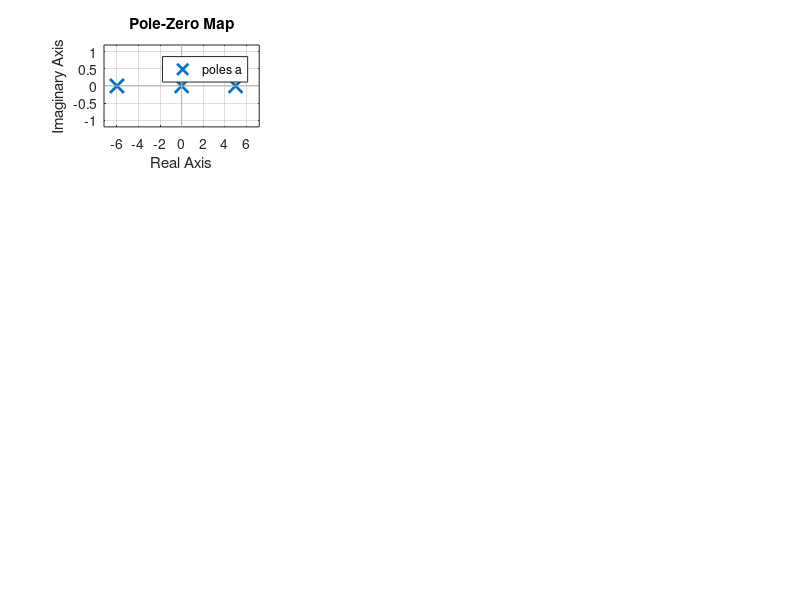

Here is the MATLAB script that generated this plot: (Note: this script raises an error after producing the figure.)
%Priyanshu Lathi

clc;
clear all;
close all;

%a
a=tf([3],[1,1,-30,0])
subplot(4,3,1)
pzmap(a)
pzplot(a)
pole(a)
zero(a)
title('G(s)= 3/(s(s-5)(s+6))')

%b
b=tf([1,0],[1,-4,-9,36,0])
subplot(4,3,2)
pzmap(b)
pzplot(b)
pole(b)
zero(b)
title('G(s)= s/(s(s^2-9)(s-4))')

%c
c=tf([1,-2,0],[1,0,-5,0])
subplot(4,3,3)
pzmap(c)
pzplot(c)
pole(c)
zero(c)
title('G(s)= (s(s-2))/(s(s^2-5))')

% d
d = tf([2], [1, 0, 5, 0])
subplot(4, 3, 4)
pzmap(d)
pzplot(d)
pole(d)
zero(d)
title('G(s) = 2/(s(s^2+5))')

% e
e = tf([1, 0], [1, 12, 52, 48, 192])
subplot(4, 3, 5)
pzmap(e)
pzplot(e)
pole(e)
zero(e)
title('G(s) = s/((s^2+4)(s^2+12s+48))')

% f
f = tf([1, 0, -16, 0], [1, 49, 39, -441, -432])
subplot(4, 3, 6)
pzmap(f)
pzplot(f)
pole(f)
zero(f)
title('G(s) = (s(s^2-16))/((s^2-9)(s^2+49s+48))')

% g
g = tf([1, -5, -16, 80, 0], [1, 0, 3])
subplot(4, 3, 7)
pzmap(g)
pzplot(g)
pole(g)
zero(g)
title('G(s) = (s(s^2-16)(s-5))/(s^2+3)')

% h
h = tf([1, 0, 13, 0], [1, 0, -9])
subplot(4, 3, 8)
pzmap(h)
pzplot(h)
pole(h)
zero(h)
title('G(s) = (s(s^2-13))/(s^2-9)')

% i
i = tf([1, 0, 28, 0, 27], [3])
subplot(4, 3, 9)
pzmap(i)
pzplot(i)
pole(i)
zero(i)
title('G(s) = ((s^2+27)(s^2+1))/3')

% j
j = tf([1, -7, 18, -126, 0, 200], [1, 0, 0])
subplot(4, 3, 11)
pzmap(j)
pzplot(j)
pole(j)
zero(j)
title('G(s) = ((s^2+13)(s^2+5)(s-7))/(s^2)')